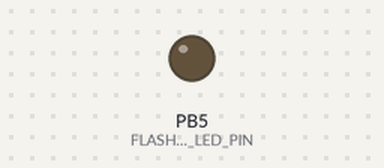
Bench run of a sketch on a simulated ATtiny85, built with avr-gcc and run on an emulated ATtiny85. Shown: output pins drawn as LEDs (lit = HIGH). Sleep ends after the set time or at an interrupt. At 25.5 s the program stops and its outputs stay as they are.

Above: at 3.1 s.
At 22.5 s:
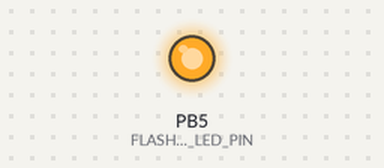
Timing chart, 0 to 27.0 s (numbered marks = the images above):
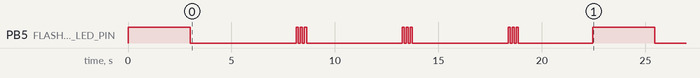

The sketch:

try_attiny85_watchdog.ino
```cpp
/*
 * Demonstrates the use of ATtiny85 watchdog interrupts to wake up MCU from sleep periodically
 * to do some useful work while preserving energy most of the time. After some time the watchdog
 * is disabled, leaving the MCU sleep forever.
 *
 * Uses an LED on PB0.
 *
 * Expected behaviour:
 *
 * - LED lights up solid for 3 seconds, then:
 * - Watchdog goes off every 1 second and triggers an interrupt --> 100 ms blink
 * - After 5th interrupt --> 3 blinks of 100 ms
 * - After the third time:
 *    - three more single blinks after a 1 second
 *    - then LED solid for 3 seconds
 *    - then silence forever (watchdog disabled --> no more interrupts, MCU sleeps, no wakeup)
 *
 * Demonstrates two ways of configuring watchdog interrupts:
 *
 * - Option A: via wdt_enable(..), which sets WDE = 1, and resetting WDIE = 1 after each "last-chance" interrupt
 * - Option B: via a custom procedure that sets WDE = 0

 * Option A is independent of WDT control-register name which varies across AVR processors.
 *
 * Make use of #define OPTION_A_USE_WDT_ENABLE to choose option
 *
 * Oliver Reinhard, 2022
 *
 * Special thanks to Wolles Elektronikkiste getting me on the right track in his
 * post https://wolles-elektronikkiste.de/en/sleep-modes-and-power-management#Anker4
 *
 */
#include <avr/sleep.h>
#include <avr/wdt.h>

#define OPTION_A_USE_WDT_ENABLE  // remove / comment this line for option B

const uint8_t FLASHING_LED_PIN = PB5;     // digital: out (LED — PB0 is the built-in on ATtiny85 programmer)

uint8_t watchdog_counter = 0;
uint8_t watchdog_disable_countdown = 3;

void setup() {
  pinMode(FLASHING_LED_PIN, OUTPUT);
  turnOnLED(3000);
  disable_watchdog();

  #ifdef OPTION_A_USE_WDT_ENABLE
    // Must reset WDIE after each interrupt!!
    wdt_enable(WDTO_1S);
    _WD_CONTROL_REG |= _BV(WDIE);
    sei();

  #else
    setup_watchdog(WDTO_1S);
  #endif
}

void loop() {
  //  sleep_mode(); // Blocking sleep ("idle" mode by default)
  set_sleep_mode(SLEEP_MODE_PWR_DOWN);
  sleep_enable();
  sei();
  sleep_cpu();      // Controller waits for interrupt here
  sleep_disable();

  if(watchdog_counter >= 5)   {
    flashLED(3);
    watchdog_counter = 0;
    watchdog_disable_countdown--;
    if (watchdog_disable_countdown == 0) {
      delay(3500);          // LED should flash 3 times more
      disable_watchdog();   // Permanently disable --> MCU will sleep and never wake up again …
      turnOnLED(3000);
    }
  }
}


// This runs each time the watch dog wakes us up from sleep
ISR(WDT_vect) {
  watchdog_counter++;
  flashLED(1);
  #ifdef OPTION_A_USE_WDT_ENABLE
    _WD_CONTROL_REG |= _BV(WDIE);
  #endif
}

 #ifndef OPTION_A_USE_WDT_ENABLE
  //
  // THIS IS OPTION B:
  //
  void setup_watchdog(uint8_t timeoutBitmask){
    cli();
    wdt_reset();                                                  // Reset counter to zero
    _WD_CONTROL_REG  = (1<<WDIE) | (0<<WDE) | timeoutBitmask;               // Enable interrupt, no system reset
    // _WD_CONTROL_REG  = (1<<WDIE) | (0<<WDE) | (1<<WDP2) | (1<<WDP1);     // Alternative, 1 second
    sei();
  }
#endif

void disable_watchdog() {
  MCUSR &= ~_BV(WDRF); // see comment in ATtiny85 Datasheet, p.46, Note under "Bit 3 – WDE: Watchdog Enable"
  wdt_disable();
}

void turnOnLED(uint32_t ms) {
  digitalWrite(FLASHING_LED_PIN, HIGH);
  delay(ms);
  digitalWrite(FLASHING_LED_PIN, LOW);
}

void flashLED(uint8_t times) {
  for (uint8_t i = 0; i < times; i++) {
    digitalWrite(FLASHING_LED_PIN, HIGH);
    delay(100);
    digitalWrite(FLASHING_LED_PIN, LOW);
    delay(100);
  }
}
```

Measured:
- by itself, PB5 (FLASHING_LED_PIN): HIGH → LOW at 3.0 s, → HIGH 5.1 s later, → LOW 0.10 s later, → HIGH 0.10 s later, … (21 changes in this stretch)
